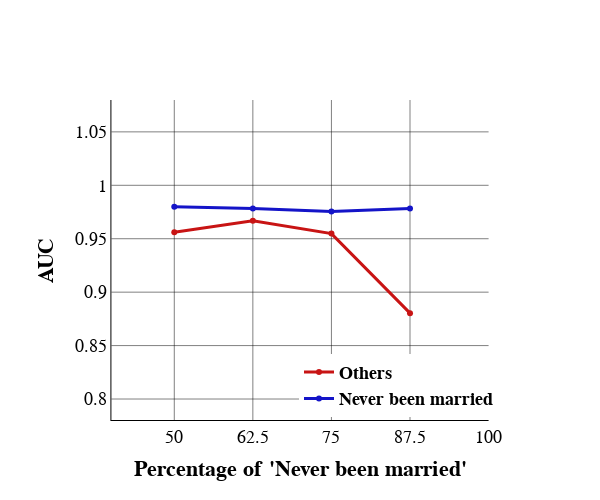

This figure's notebook cell:
### Code cell
notmarried_sample=notmarried.sample(11616, random_state=43)
elsee_sample=elsee.sample(11616, random_state=43)
notmarried_sample=notmarried_sample.sample(int(0.5*len(notmarried_sample)), random_state=43)
elsee_sample=elsee_sample.sample(int(0.5*len(elsee_sample)), random_state=43)
data=pd.concat([notmarried_sample, elsee_sample])
X_sample=data.drop(['UDPYOPI_1 - Yes'], axis=1)
y_sample=data['UDPYOPI_1 - Yes']
class_weights_sample = compute_class_weight(
                                        class_weight = "balanced",
                                        classes = np.unique(y_sample),
                                        y = y_sample                                                   
                                    )
sklearn_weights = dict(enumerate(class_weights_sample))
logit_50_marit = LogisticRegression(max_iter=50000, class_weight=sklearn_weights)
logit_model_50=logit_50_marit.fit(X_sample, y_sample)

notmarried_sample=notmarried.sample(11616, random_state=43)
elsee_sample=elsee.sample(11616, random_state=43)
notmarried_sample=notmarried_sample.sample(int(0.625*len(notmarried_sample)), random_state=43)
elsee_sample=elsee_sample.sample(int(0.375*len(elsee_sample)), random_state=43)
data=pd.concat([notmarried_sample, elsee_sample])
X_sample=data.drop(['UDPYOPI_1 - Yes'], axis=1)
y_sample=data['UDPYOPI_1 - Yes']
class_weights_sample = compute_class_weight(
                                        class_weight = "balanced",
                                        classes = np.unique(y_sample),
                                        y = y_sample                                                   
                                    )
sklearn_weights = dict(enumerate(class_weights_sample))
logit_625_marit = LogisticRegression(max_iter=50000, class_weight=sklearn_weights)
logit_model_625=logit_625_marit.fit(X_sample, y_sample)

notmarried_sample=notmarried.sample(11616, random_state=43)
elsee_sample=elsee.sample(11616, random_state=43)
notmarried_sample=notmarried_sample.sample(int(0.75*len(notmarried_sample)), random_state=43)
elsee_sample=elsee_sample.sample(int(0.25*len(elsee_sample)), random_state=43)
data=pd.concat([notmarried_sample, elsee_sample])
X_sample=data.drop(['UDPYOPI_1 - Yes'], axis=1)
y_sample=data['UDPYOPI_1 - Yes']
class_weights_sample = compute_class_weight(
                                        class_weight = "balanced",
                                        classes = np.unique(y_sample),
                                        y = y_sample                                                   
                                    )
sklearn_weights = dict(enumerate(class_weights_sample))
logit_75_marit = LogisticRegression(max_iter=50000, class_weight=sklearn_weights)
logit_model_75=logit_75_marit.fit(X_sample, y_sample)

notmarried_sample=notmarried.sample(11616, random_state=43)
elsee_sample=elsee.sample(11616, random_state=43)
notmarried_sample=notmarried_sample.sample(int(0.875*len(notmarried_sample)), random_state=43)
elsee_sample=elsee_sample.sample(int(0.125*len(elsee_sample)), random_state=43)
data=pd.concat([notmarried_sample, elsee_sample])
X_sample=data.drop(['UDPYOPI_1 - Yes'], axis=1)
y_sample=data['UDPYOPI_1 - Yes']
class_weights_sample = compute_class_weight(
                                        class_weight = "balanced",
                                        classes = np.unique(y_sample),
                                        y = y_sample                                                   
                                    )
sklearn_weights = dict(enumerate(class_weights_sample))
logit_875_marit = LogisticRegression(max_iter=50000, class_weight=sklearn_weights)
logit_model_875=logit_875_marit.fit(X_sample, y_sample)


prob1_50_lr=logit_model_50.predict_proba(notmarried_predictors_test)
prob2_50_lr=logit_model_50.predict_proba(elsee_predictors_test)
prob1_625_lr=logit_model_625.predict_proba(notmarried_predictors_test)
prob2_625_lr=logit_model_625.predict_proba(elsee_predictors_test)
prob1_75_lr=logit_model_75.predict_proba(notmarried_predictors_test)
prob2_75_lr=logit_model_75.predict_proba(elsee_predictors_test)
prob1_875_lr=logit_model_875.predict_proba(notmarried_predictors_test)
prob2_875_lr=logit_model_875.predict_proba(elsee_predictors_test)

# x axis values
x = [50, 62.5, 75, 87.5]
# corresponding y axis values
y = [roc_auc_score(elsee_target_test, [item[1] for item in prob2_50_lr]),roc_auc_score(elsee_target_test, [item[1] for item in prob2_625_lr]), 
     roc_auc_score(elsee_target_test, [item[1] for item in prob2_75_lr]),roc_auc_score(elsee_target_test, [item[1] for item in prob2_875_lr])]
z = [roc_auc_score(notmarried_target_test,[item[1] for item in prob1_50_lr]),roc_auc_score(notmarried_target_test, [item[1] for item in prob1_625_lr]), 
     roc_auc_score(notmarried_target_test, [item[1] for item in prob1_75_lr]),roc_auc_score(notmarried_target_test, [item[1] for item in prob1_875_lr])] 
c_line_main1 = 'rgba(200, 20, 20, 1.0)'
c_line_main2 = 'rgba(20, 20, 200, 1)'
fig = go.Figure([

    go.Scatter(
        x          = x,
        y          = y,
        line       = dict(color=c_line_main1, width=3),
        hoverinfo  = "skip",
        showlegend = True,
        name       = f'<b>Others</b>'),
    go.Scatter(
        x          = x,
        y          = z,
        line       = dict(color=c_line_main2, width=3),
        hoverinfo  = "skip",
        showlegend = True,
        name       = f'<b>Never been married</b>')
    ])
fig.add_shape(
        type ='line', 
        line =dict(dash='dash'),
        x0=0, x1=1, y0=0, y1=1
    )
fig.update_layout(
        template    = 'plotly_white', 
        title_x     = 0.5,
        xaxis_title = "<b>Percentage of 'Never been married'</b>",
        yaxis_title = "<b>AUC</b>",
        width       = 600,
        height      = 500,
        legend      = dict(
            yanchor="bottom", 
            xanchor="right", 
            x=0.95,
            y=0.01,
        )
    )
fig.update_layout(
        font=dict(
        family="Times New Roman",
        size=18,  # Set the font size here
        color="Black"
        )
    )
fig.update_layout(
        font=dict(
        family="Times New Roman",
        size=18,  # Set the font size here
        color="Black"
        )
    )
fig.update_yaxes(
        range       = [min(min(y), min(z))-0.1, max(max(y), max(z))+0.1],
        gridcolor   = c_grid,
        scaleanchor = "x", 
        scaleratio  = 170,
        linecolor   = 'black')
fig.update_xaxes(
        range       = [40, 100],
        gridcolor   = c_grid,
        constrain   = 'domain',
        linecolor   = 'black',dtick=12.5)

### Figure 1 — Plotly figure (JSON) as saved in the notebook; plotly's stock layout.template omitted (floating-point values rounded to 4 significant figures)
{"data": [{"hoverinfo": "skip", "line": {"color": "rgba(200, 20, 20, 1.0)", "width": 3}, "name": "<b>Others</b>", "showlegend": true, "type": "scatter", "x": [50, 62.5, 75, 87.5], "y": [0.956, 0.9668, 0.9548, 0.8804]}, {"hoverinfo": "skip", "line": {"color": "rgba(20, 20, 200, 1)", "width": 3}, "name": "<b>Never been married</b>", "showlegend": true, "type": "scatter", "x": [50, 62.5, 75, 87.5], "y": [0.9798, 0.9783, 0.9756, 0.9783]}], "layout": {"font": {"color": "Black", "family": "Times New Roman", "size": 18}, "height": 500, "legend": {"x": 0.95, "xanchor": "right", "y": 0.01, "yanchor": "bottom"}, "shapes": [{"line": {"dash": "dash"}, "type": "line", "x0": 0, "x1": 1, "y0": 0, "y1": 1}], "title": {"x": 0.5}, "width": 600, "xaxis": {"constrain": "domain", "dtick": 12.5, "gridcolor": "rgba(5, 5, 5, 0.5)", "linecolor": "black", "range": [40, 100], "title": {"text": "<b>Percentage of 'Never been married'</b>"}}, "yaxis": {"gridcolor": "rgba(5, 5, 5, 0.5)", "linecolor": "black", "range": [0.7804, 1.08], "scaleanchor": "x", "scaleratio": 170, "title": {"text": "<b>AUC</b>"}}}}
